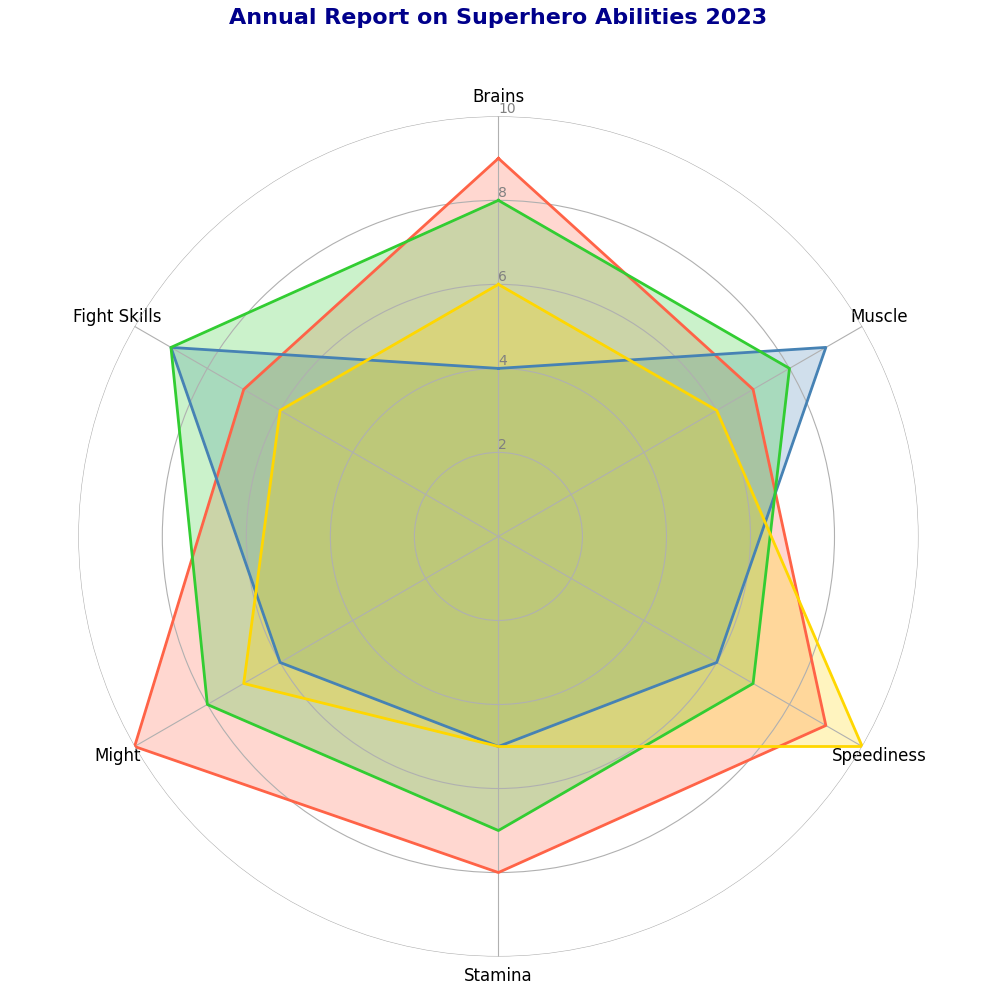

Generate this figure with Python:
import matplotlib.pyplot as plt
import numpy as np

categories = ['Brains', 'Muscle', 'Speediness', 'Stamina', 'Might', 'Fight Skills']
num_vars = len(categories)

superheroes = {
    'Steelman': [9, 7, 9, 8, 10, 7],
    'Dark Knight': [4, 9, 6, 5, 6, 9],
    'Amazon Warrior': [8, 8, 7, 7, 8, 9],
    'Sprinter': [6, 6, 10, 5, 7, 6],
}

angles = np.linspace(0, 2 * np.pi, num_vars, endpoint=False).tolist()
angles += angles[:1]

def plot_radar_no_style(data, title):
    fig, ax = plt.subplots(figsize=(10, 10), subplot_kw=dict(polar=True))
    ax.set_theta_offset(np.pi / 2)
    ax.set_theta_direction(-1)

    plt.xticks(angles[:-1], categories, fontsize=12)
    ax.set_rscale('linear')
    ax.set_rlabel_position(0)
    plt.yticks([2, 4, 6, 8, 10], ["2", "4", "6", "8", "10"], color="grey", size=10)
    plt.ylim(0, 10)

    colors = ['#FF6347', '#4682B4', '#32CD32', '#FFD700']
    
    for color, (hero, values) in zip(colors, data.items()):
        values += values[:1]
        ax.fill(angles, values, color=color, alpha=0.25)
        ax.plot(angles, values, color=color, linewidth=2, linestyle='solid')

    # Remove the legend by not adding it at all
    ax.spines['polar'].set_visible(False)  # Remove the border
    plt.title(title, size=16, color='darkblue', y=1.1, weight='bold', ha='center')
    plt.tight_layout()
    plt.show()

plot_radar_no_style(superheroes, "Annual Report on Superhero Abilities 2023")
